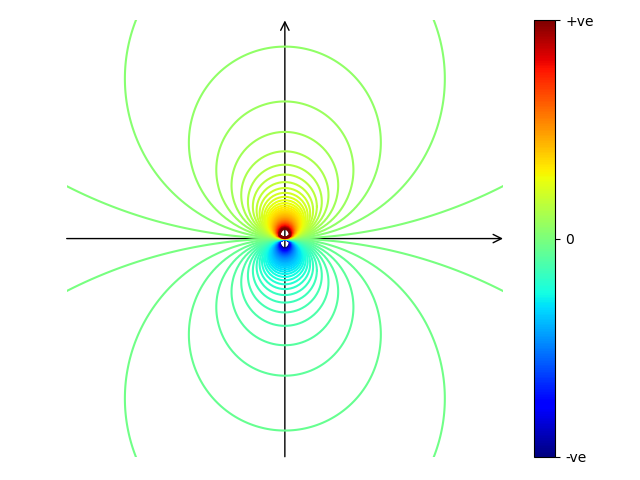

Reproduce this figure in Python.
import numpy as np
import matplotlib.pyplot as plt
import matplotlib as mpl
import matplotlib.cm as cm

def potential(x, y):

    r = np.sqrt(x**2 + y**2)
    y_hat = np.divide(y, r**2, out=np.zeros_like(y), where=(np.abs(r)>1e-3))

    return y_hat

delta = 0.02
x = np.arange(-10.0, 10.0+delta, delta)
y = np.arange(-10.0, 10.0+delta, delta)
X, Y = np.meshgrid(x, y)

Z = potential(X, Y)
print(np.max(Z), np.min(Z))

0
fig, ax = plt.subplots()#(subplot_kw={"projection": "3d"})
levels = np.linspace(-15,15,100)
CS = ax.contour(X, Y, Z, levels=levels, cmap='jet')

ax.annotate("", xytext=(-1.5, 0), xy=(1.5, 0), zorder=-1,
            arrowprops=dict(arrowstyle="->, head_length=0.6, head_width=0.3", ec="#000000", shrinkA=0, shrinkB=0))
ax.annotate("", xytext=(0, -1.5), xy=(0, 1.5), zorder=-1,
            arrowprops=dict(arrowstyle="->, head_length=0.6, head_width=0.3", ec="#000000", shrinkA=0, shrinkB=0))

#ax.axhline(0, color='k', lw=2)
#ax.axvline(0, color='k', lw=2)
ax.set_xlim(-1.5, 1.5)
ax.set_ylim(-1.5, 1.5)

ax.set_aspect('equal')
ax.axis('off')


# Define the continuous normalization (vmin and vmax define the data range)
norm = mpl.colors.Normalize(vmin=-10, vmax=10)

# Choose a continuous colormap
cmap = cm.jet

# Create a ScalarMappable object with the norm and cmap
mappable = cm.ScalarMappable(norm=norm, cmap=cmap)
mappable.set_array([]) # set_array([]) is often needed to avoid warnings

# Create the colorbar using the ScalarMappable
cbar = fig.colorbar(mappable, ax=ax, location='right', ticks=[-10, 0, 10])
cbar.ax.set_yticklabels(['-ve', '0', '+ve'])  

plt.show()
